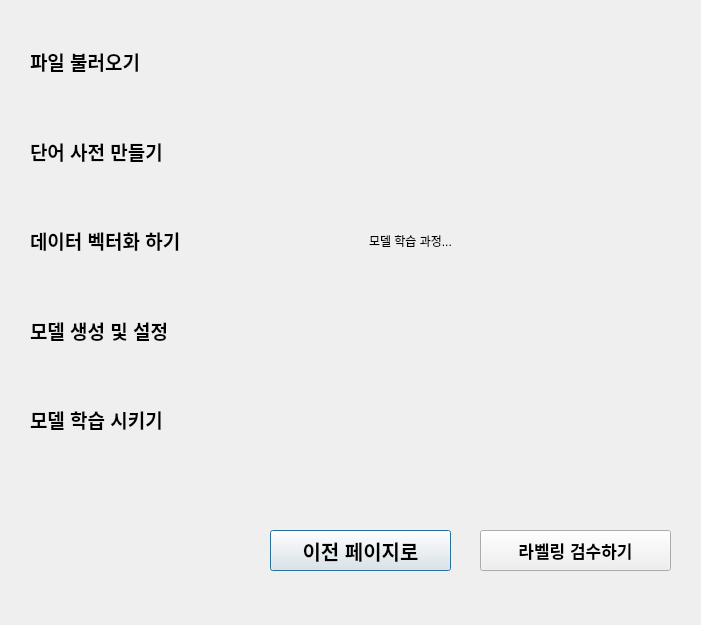
<?xml version="1.0" encoding="UTF-8"?>
<ui version="4.0">
 <class>Dialog</class>
 <widget class="QDialog" name="Dialog">
  <property name="geometry">
   <rect>
    <x>0</x>
    <y>0</y>
    <width>701</width>
    <height>625</height>
   </rect>
  </property>
  <property name="windowTitle">
   <string>Dialog</string>
  </property>
  <widget class="QWidget" name="verticalLayoutWidget">
   <property name="geometry">
    <rect>
     <x>30</x>
     <y>20</y>
     <width>321</width>
     <height>441</height>
    </rect>
   </property>
   <layout class="QVBoxLayout" name="train_status_layout">
    <item>
     <widget class="QLabel" name="status_load_file_label">
      <property name="font">
       <font>
        <family>Arial</family>
        <pointsize>14</pointsize>
        <weight>75</weight>
        <bold>true</bold>
       </font>
      </property>
      <property name="text">
       <string>파일 불러오기</string>
      </property>
     </widget>
    </item>
    <item>
     <widget class="QLabel" name="status_make_vocab_label">
      <property name="font">
       <font>
        <family>Arial</family>
        <pointsize>14</pointsize>
        <weight>75</weight>
        <bold>true</bold>
       </font>
      </property>
      <property name="text">
       <string>단어 사전 만들기</string>
      </property>
     </widget>
    </item>
    <item>
     <widget class="QLabel" name="status_vectorize_label">
      <property name="font">
       <font>
        <family>Arial</family>
        <pointsize>14</pointsize>
        <weight>75</weight>
        <bold>true</bold>
       </font>
      </property>
      <property name="text">
       <string>데이터 벡터화 하기</string>
      </property>
     </widget>
    </item>
    <item>
     <widget class="QLabel" name="status_make_model_label">
      <property name="font">
       <font>
        <family>Arial</family>
        <pointsize>14</pointsize>
        <weight>75</weight>
        <bold>true</bold>
       </font>
      </property>
      <property name="text">
       <string>모델 생성 및 설정</string>
      </property>
     </widget>
    </item>
    <item>
     <widget class="QLabel" name="status_train_label">
      <property name="font">
       <font>
        <family>Arial</family>
        <pointsize>14</pointsize>
        <weight>75</weight>
        <bold>true</bold>
       </font>
      </property>
      <property name="text">
       <string>모델 학습 시키기</string>
      </property>
     </widget>
    </item>
   </layout>
  </widget>
  <widget class="QWidget" name="verticalLayoutWidget_2">
   <property name="geometry">
    <rect>
     <x>369</x>
     <y>20</y>
     <width>291</width>
     <height>441</height>
    </rect>
   </property>
   <layout class="QVBoxLayout" name="process_train_layout">
    <item>
     <widget class="QLabel" name="process_train_label">
      <property name="text">
       <string>모델 학습 과정...</string>
      </property>
     </widget>
    </item>
   </layout>
  </widget>
  <widget class="QPushButton" name="re_train_button">
   <property name="geometry">
    <rect>
     <x>270</x>
     <y>530</y>
     <width>181</width>
     <height>41</height>
    </rect>
   </property>
   <property name="font">
    <font>
     <pointsize>15</pointsize>
     <weight>75</weight>
     <bold>true</bold>
    </font>
   </property>
   <property name="text">
    <string>이전 페이지로</string>
   </property>
  </widget>
  <widget class="QPushButton" name="go_to_inspect_button">
   <property name="geometry">
    <rect>
     <x>480</x>
     <y>530</y>
     <width>191</width>
     <height>41</height>
    </rect>
   </property>
   <property name="font">
    <font>
     <pointsize>13</pointsize>
     <weight>75</weight>
     <bold>true</bold>
    </font>
   </property>
   <property name="text">
    <string>라벨링 검수하기</string>
   </property>
  </widget>
 </widget>
 <resources/>
 <connections/>
</ui>
